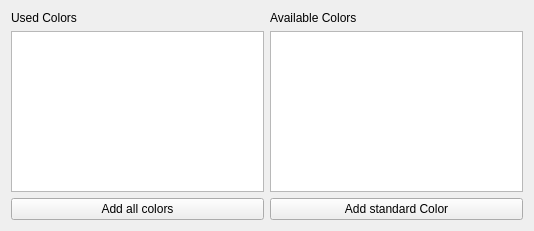
<?xml version="1.0" encoding="UTF-8"?>
<ui version="4.0">
 <class>ColorPicker</class>
 <widget class="QWidget" name="ColorPicker">
  <property name="geometry">
   <rect>
    <x>0</x>
    <y>0</y>
    <width>534</width>
    <height>231</height>
   </rect>
  </property>
  <property name="windowTitle">
   <string>Color settings</string>
  </property>
  <layout class="QGridLayout" name="gridLayout">
   <item row="0" column="1">
    <widget class="QLabel" name="label">
     <property name="text">
      <string>Used Colors</string>
     </property>
    </widget>
   </item>
   <item row="1" column="1">
    <widget class="QTableWidget" name="tableUsedColors">
     <attribute name="horizontalHeaderVisible">
      <bool>false</bool>
     </attribute>
     <attribute name="horizontalHeaderDefaultSectionSize">
      <number>20</number>
     </attribute>
     <attribute name="horizontalHeaderMinimumSectionSize">
      <number>32</number>
     </attribute>
     <attribute name="verticalHeaderVisible">
      <bool>false</bool>
     </attribute>
     <attribute name="verticalHeaderDefaultSectionSize">
      <number>20</number>
     </attribute>
    </widget>
   </item>
   <item row="0" column="2">
    <widget class="QLabel" name="label_2">
     <property name="text">
      <string>Available Colors</string>
     </property>
    </widget>
   </item>
   <item row="1" column="2">
    <widget class="QTableWidget" name="tableAvailableColors">
     <property name="editTriggers">
      <set>QAbstractItemView::NoEditTriggers</set>
     </property>
     <attribute name="horizontalHeaderVisible">
      <bool>false</bool>
     </attribute>
     <attribute name="horizontalHeaderDefaultSectionSize">
      <number>20</number>
     </attribute>
     <attribute name="verticalHeaderVisible">
      <bool>false</bool>
     </attribute>
     <attribute name="verticalHeaderDefaultSectionSize">
      <number>20</number>
     </attribute>
    </widget>
   </item>
   <item row="2" column="1" colspan="2">
    <layout class="QHBoxLayout" name="horizontalLayout">
     <item>
      <widget class="QPushButton" name="btnAddAllColors">
       <property name="text">
        <string>Add all colors</string>
       </property>
      </widget>
     </item>
     <item>
      <widget class="QPushButton" name="btnAddColor">
       <property name="sizePolicy">
        <sizepolicy hsizetype="Minimum" vsizetype="Fixed">
         <horstretch>0</horstretch>
         <verstretch>0</verstretch>
        </sizepolicy>
       </property>
       <property name="focusPolicy">
        <enum>Qt::StrongFocus</enum>
       </property>
       <property name="text">
        <string>Add standard Color</string>
       </property>
      </widget>
     </item>
    </layout>
   </item>
  </layout>
 </widget>
 <resources/>
 <connections/>
</ui>
